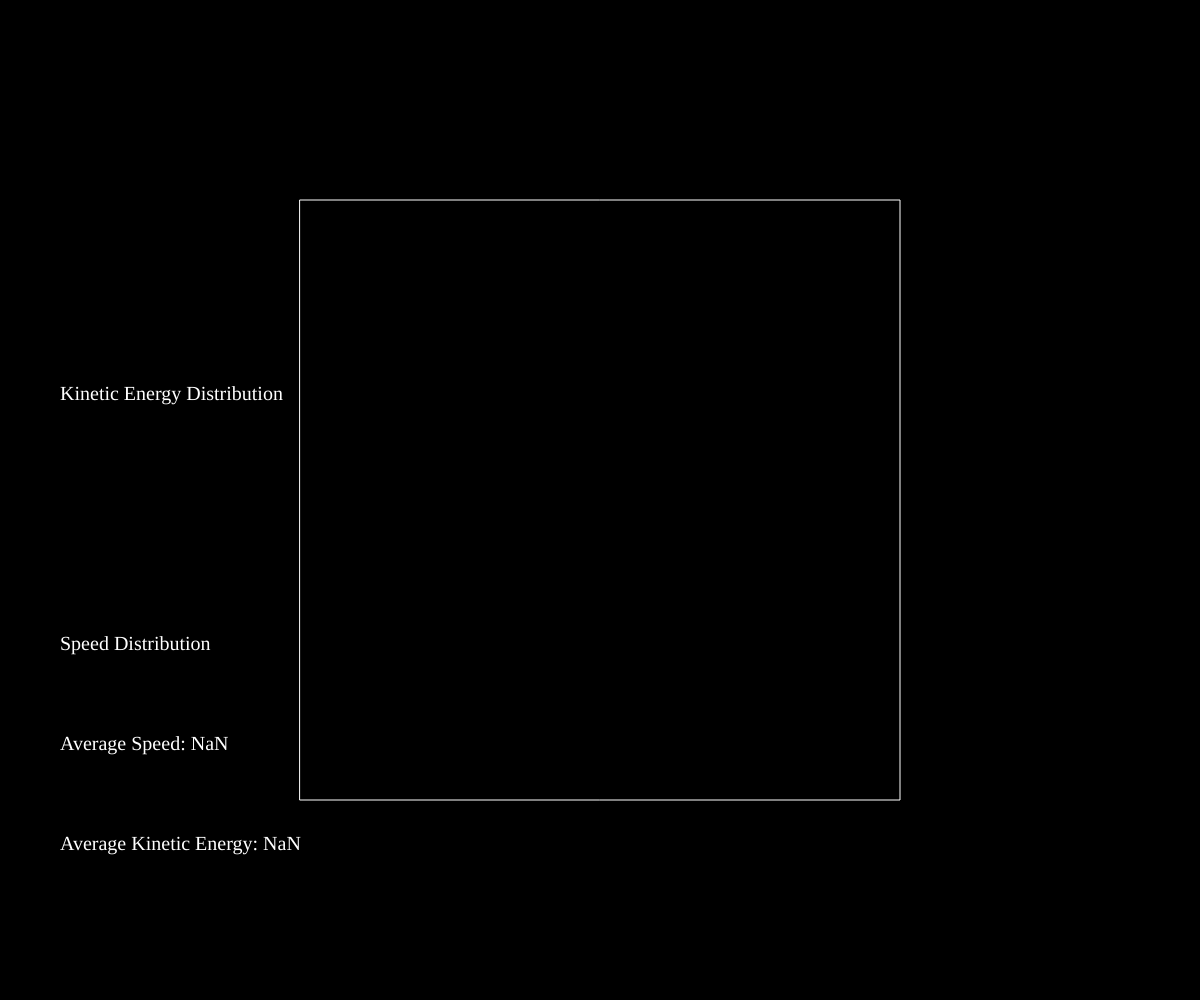
Frame 1 (no input)
Frame 60 (no input): identical to frame 1, image omitted
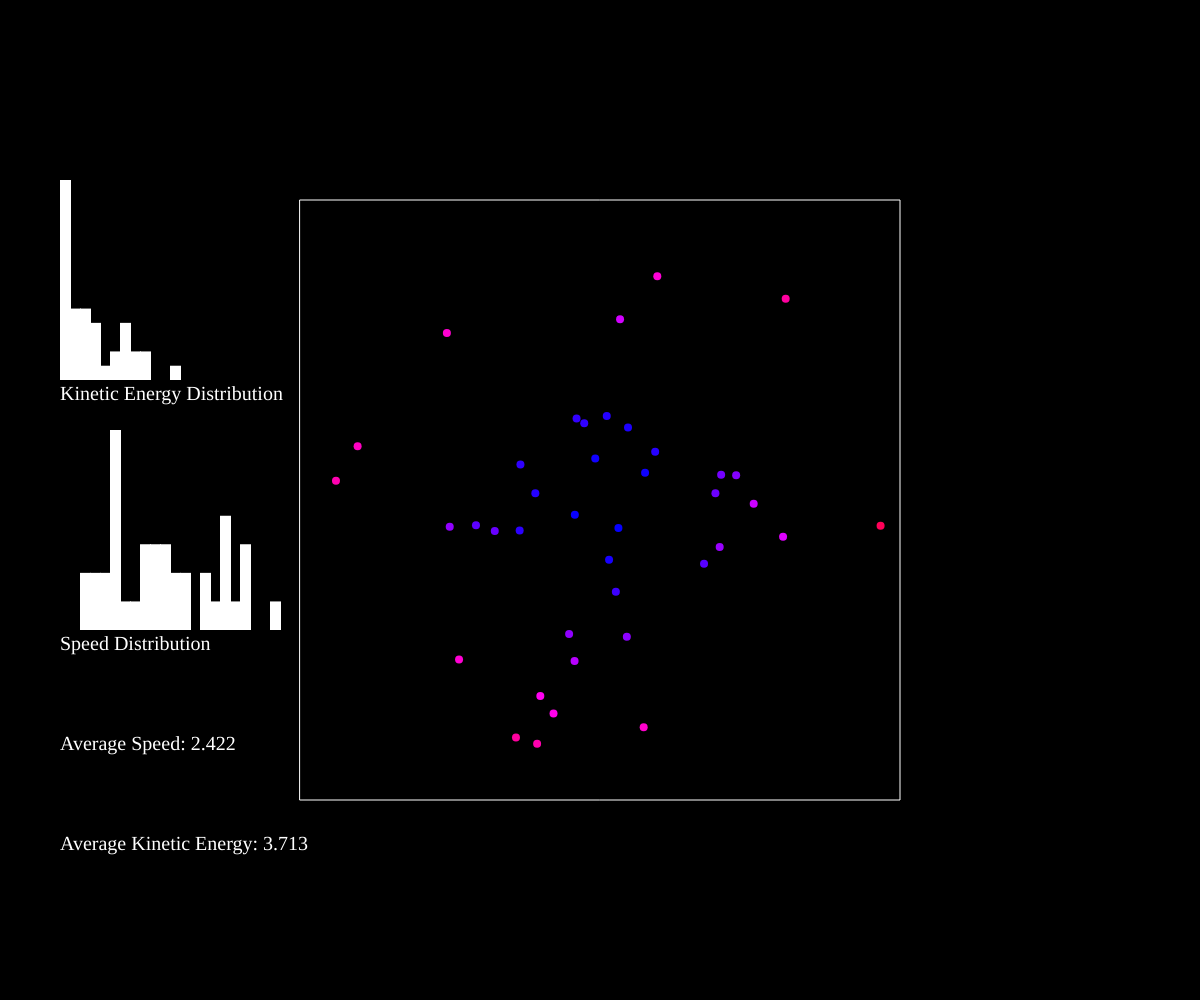
Frame 120 (the mouse pressed at the canvas centre since frame 60)

The p5.js sketch that drew these frames (run headless with seeded random() and noise() and a simulated clock; from frame 60 on, the mouse is pressed at the canvas centre):

// p5.js sketch
// ── sketch.js
let ballArray = [];
let numberOfParticles;
let maxSpeed = 5;
let distributionWidth = 0.5;
let colorDistributionMidpoint;
let boxWidth = 600;
let boxHeight = 600;
let particleMass = 1;
let plotDistributionPrecision = 30; // how many intervals to divide the speed/KE distribution graphs into
let plotDisplayWidth = 300;
let plotDisplayHeight = 200;

function setup() {
  // I have to define the colorDistributionMidpoint in setup() because it uses the "log" and "exp" functions which are not available until p5.js is initialized.
  colorDistributionMidpoint = (-1)*distributionWidth*log((1+exp((-1)/distributionWidth))/2);
  createCanvas(windowWidth, windowHeight);
  noStroke();
  angleMode(DEGREES);
  drawBox();
}

function draw() {
  background(0);
  drawBox();
  moveCircle();
  checkCollisions();
  bounceEdge();
  showCircle();
  plotValues();
}

function mousePressed() {
  for (let i=0; i<40; i++) {
    spawnBall(mouseX, mouseY);
  }
}


function spawnBall(x, y) {
  // let radius = random(25, 75);
  let radius = 4;
  x = min(max(radius, x), width-radius);
  y = min(max(radius, y), height-radius);
  // picks a random velocity from 0 to maxSpeed and a random direction, then convert them to dx, dy via trigonometry.
  let v = random(0, maxSpeed);
  let dir = random(0, 360);
  dx = v*cos(dir);
  dy = v*sin(dir);

  let newBall = {
    x : x,
    y : y,
    dx : dx,
    dy : dy,
    radius : radius,
    r : 255,
    g : 255,
    b : 255,
  };

  ballArray.push(newBall);
  numberOfParticles = ballArray.length;
}

function moveCircle() {
  for (let i=0; i<ballArray.length; i++) {
    let ball = ballArray[i];
    ball.x = ball.x + ball.dx;
    ball.y = ball.y + ball.dy;
  }
}

function drawBox() {
  color(255);
  stroke(1000);
  noFill();
  rect((width-boxWidth)/2,(height-boxHeight)/2, boxWidth, boxHeight);
  noStroke();
  fill(255);
}

function bounceEdge() {
  let leftEdge = (width-boxWidth)/2;
  let rightEdge = (width+boxWidth)/2;
  let topEdge = (height-boxHeight)/2;
  let bottomEdge = (height+boxHeight)/2;

  for (let i=0; i<ballArray.length; i++) {
    let ball = ballArray[i];
    //should i bounce?
    if (ball.x < leftEdge+ball.radius || ball.x > rightEdge - ball.radius) {
      ball.x = max(leftEdge+ball.radius, min(ball.x, rightEdge - ball.radius));
      ball.dx = ball.dx * -1;
      // randomizeColor(ball);
    }
    if (ball.y < topEdge+ball.radius || ball.y > bottomEdge - ball.radius) {
      ball.y = max(topEdge+ball.radius, min(ball.y, bottomEdge - ball.radius));
      ball.dy = ball.dy * -1;
      // randomizeColor(ball);
    }
  }
}

// check collisions between balls
function checkCollisions() {
  for (let i=0; i<ballArray.length; i++) {
    let ball1 = ballArray[i];
    for (let j=i+1; j<ballArray.length; j++) {
      let ball2 = ballArray[j];
      let d = dist(ball1.x, ball1.y, ball2.x, ball2.y);
      if (d <= ball1.radius + ball2.radius) {
        // define vectors
        let normal = createVector(ball2.x-ball1.x, ball2.y-ball1.y);
        normal.normalize();
        let v1 = createVector(ball1.dx, ball1.dy);
        let v2 = createVector(ball2.dx, ball2.dy);
        let v1Dot = v1.dot(normal);
        let v2Dot = v2.dot(normal);
        // correct overlap
        let overlap = ball1.radius+ball2.radius-d;
        ball1.x -= overlap/2*normal.x;
        ball1.y -= overlap/2*normal.y;
        ball2.x += overlap/2*normal.x;
        ball2.y += overlap/2*normal.y;
        bounceEdge();
        // collides perfectly elastically, along the normal
        let v1Change = normal.copy();
        let v2Change = normal.copy();
        // assume that the masses of the balls are all the same, then they simply "exchange" velocities
        v1Change.mult(v2Dot-v1Dot);
        v2Change.mult(v1Dot-v2Dot);
        v1.add(v1Change);
        v2.add(v2Change);
        ball1.dx = v1.x;
        ball1.dy = v1.y;
        ball2.dx = v2.x;
        ball2.dy = v2.y;

        // change colors according to KE after collision
        // ballKE is the fraction of the ball's velocity to the initial maximum possible velocity (which is sqrt(2)*maxSpeed).
        // ball 1
        let ballKE = (sq(ball1.dx)+sq(ball1.dy))/(sqrt(2)*sq(maxSpeed));
        ball1.r = min(1,ballKE/colorDistributionMidpoint)*255;
        ball1.b = min(1,(1-ballKE)/(1-colorDistributionMidpoint))*255;
        ball1.g = 0.5*(1/colorDistributionMidpoint-1/(1-colorDistributionMidpoint))*ballKE-0.5*(1/colorDistributionMidpoint+1/(1-colorDistributionMidpoint))*abs(ballKE-colorDistributionMidpoint)+0.5/(1-colorDistributionMidpoint);
        // ball 2
        ballKE = (sq(ball2.dx)+sq(ball2.dy))/(sqrt(2)*sq(maxSpeed));
        ball2.r = min(1,ballKE/colorDistributionMidpoint)*255;
        ball2.b = min(1,(1-ballKE)/(1-colorDistributionMidpoint))*255;
        ball2.g = 0.5*(1/colorDistributionMidpoint-1/(1-colorDistributionMidpoint))*ballKE-0.5*(1/colorDistributionMidpoint+1/(1-colorDistributionMidpoint))*abs(ballKE-colorDistributionMidpoint)+0.5/(1-colorDistributionMidpoint);
       
      }
    }
  }
}


function showCircle() {
  for (let i=0; i<ballArray.length; i++) {
    let ball = ballArray[i];
    // the kinetic energy of the ball
    
    fill(ball.r, ball.g, ball.b);
    circle(ball.x, ball.y, ball.radius*2);
  }
}

function plotValues() {
  let sumKE = 0;
  let sumSpeeds = 0;
  let speedDistribution = new Array(plotDistributionPrecision).fill(0);
  let kEDistribution = new Array(plotDistributionPrecision).fill(0);

  // Use a single loop to calculate average v and KE, and recording in an array.
  for (let ball of ballArray) {
    let v = sqrt(sq(ball.dx)+sq(ball.dy));
    let kE = 0.5*particleMass*sq(v);
    // add up individual speeds/KEs to calculate average
    sumSpeeds+=v;
    sumKE+=kE;
    // record values
    // take the floor of "(thisValue)/(maxValue) and multipled by plotDistributionPrecision(the number of intervals in the plot)" as "the interval (thisValue) is in" -> increment by 1
    // I set the (maxValue) for speed as as sqrt(2)*maxSpeed, because collisions speeds can go higher than initial speeds. 
    // The sqrt(2) factor is intended to give "buffer space" for speeds that are over the initial maximum possible speed.

    speedDistribution[min(plotDistributionPrecision-1, floor(v/(sqrt(2)*maxSpeed)*plotDistributionPrecision))] ++;
    // the same "buffer space" logic applies to KE as well.
    kEDistribution[min(plotDistributionPrecision-1, floor(kE/(sqrt(2)*particleMass*sq(maxSpeed))*plotDistributionPrecision))] ++;
    
  }
  let avrKE = sumKE/numberOfParticles;
  let avrSpeed = sumSpeeds/numberOfParticles;

  //display avr v and KE as text
  textAlign(LEFT);
  textSize(20);
  textStyle(NORMAL);
  textFont("Verdana");
  fill("white");
  text("Average Speed: "+avrSpeed.toFixed(3), width*0.05, height*0.8 - 50);
  text("Average Kinetic Energy: "+avrKE.toFixed(3), width*0.05, height*0.8 + 50);

  //display v,KE distribution via a graph
  // draw rectangles with height corresponding to frequency
  text("Speed Distribution", width*0.05, height*0.5 + 150);
  let peakFrq = findMax(speedDistribution, 1); // call this function to find the max(numerically largest) element within the array
  for (let i=0; i<plotDistributionPrecision; i++) {
    rect(width*0.05+i*(plotDisplayWidth)/(plotDistributionPrecision), height*0.5+130 - speedDistribution[i]*plotDisplayHeight/peakFrq, plotDisplayWidth/plotDistributionPrecision + 1, speedDistribution[i]*plotDisplayHeight/peakFrq);
  }

  text("Kinetic Energy Distribution", width*0.05, height*0.5 - 100);
  peakFrq = findMax(kEDistribution, 1);
  for (let i=0; i<plotDistributionPrecision; i++) {
    rect(width*0.05+i*(plotDisplayWidth)/(plotDistributionPrecision), height*0.5-120 - kEDistribution[i]*plotDisplayHeight/peakFrq, plotDisplayWidth/plotDistributionPrecision + 1, kEDistribution[i]*plotDisplayHeight/peakFrq);
  }
}


//function to find the max for any array, useful for a lot of applications in this project and likely future ones too
function findMax(array, defaultValue) {
  if (array.length===0) return NaN;
  let maxElement = array[0];
  for (let element of array) {
    maxElement = max(maxElement, element);
  }
  return max(defaultValue, maxElement);
}
